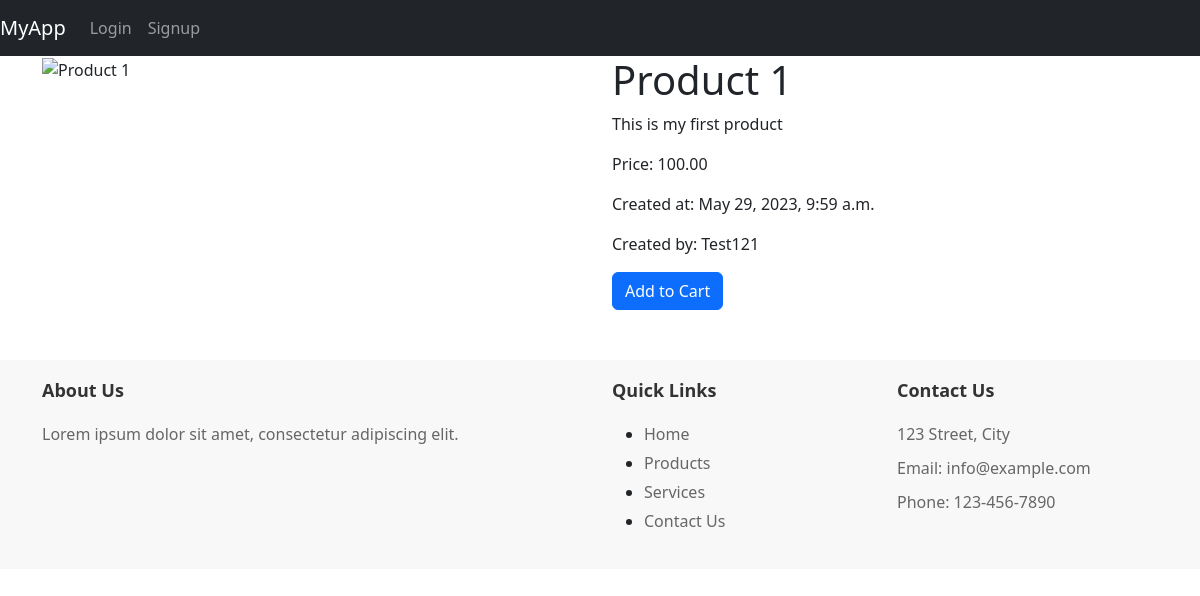
The app's page /app/product/1/ with its own data.
### mysite/models.py (models this page shows, shortened)
class Product(models.Model):
    name = models.CharField(max_length=255)
    description = models.TextField()
    category = models.CharField(max_length=255, default='new')
    price = models.DecimalField(max_digits=8, decimal_places=2)
    quantity = models.IntegerField(default=1)
    created_at = models.DateTimeField(auto_now_add=True)
    created_by = models.ForeignKey(get_user_model(), on_delete=models.CASCADE)

### mysite/views.py (the view)
# urls.py: path('product/<int:product_id>/', views.product_detail, name='product_detail'),
def product_detail(request, product_id):
    product = get_object_or_404(Product, pk=product_id)
    return render(request, 'product_detail.html', {'product': product})

### mysite/templates/product_detail.html (shortened to what this page needs)
{% extends 'base.html' %}
{% block product_detail %}
  <div class="container">
    <div class="row">
      <div class="col-md-6">
        <img src="https://images.unsplash.com/photo-1523275335684-37898b6baf30?ixlib=rb-4.0.3&ixid=M3wxMjA3fDB8MHxwaG90by1wYWdlfHx8fGVufDB8fHx8fA%3D%3D&auto=format&fit=crop&w=799&q=80" alt="{{ product.name }}" class="img-fluid">
      </div>
      <div class="col-md-6">
        <h1>{{ product.name }}</h1>
        <p>{{ product.description }}</p>
        <p>Price: {{ product.price }}</p>
        <p>Created at: {{ product.created_at }}</p>
        <p>Created by: {{ product.created_by }}</p>
        <form action="{% url 'add_to_cart' product.id %}" method="post">
          <button type="submit" class="btn btn-primary">Add to Cart</button>
        </form>
      </div>
    </div>
  </div>
{% endblock %}

### records on screen
Product: name "Product 1", description "This is my first product", price "100.00", created_at "May 29, 2023, 9:59 a.m.", created_by "Test121"
